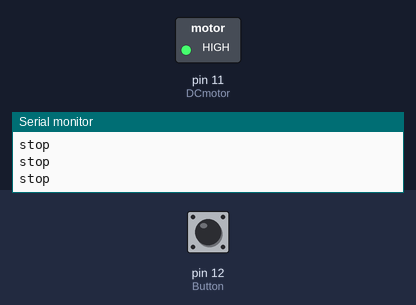
Simulated run of this sketch. Board: Arduino Uno, built with avr-gcc and run on an emulated ATmega328P. Shown: switched loads named in the sketch (green lamp = pin HIGH), the last lines printed to the serial monitor. The inputs (shaded band) are chosen by the test bench; at power-on: pin 12 (Button) LOW.

Above: at 1.2 s.
1.3 s: pin 12 (Button) pulled HIGH for 0.15 s
At 2.5 s:
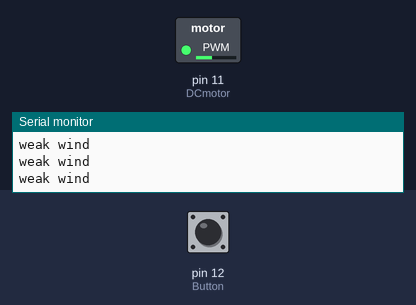
2.9 s: pin 12 (Button) pulled HIGH for 1 s
At 3.9 s:
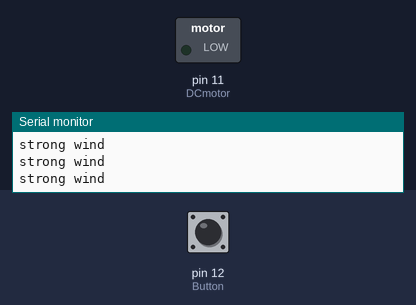
5.4 s: pin 12 (Button) pulled HIGH for 0.15 s
At 5.9 s:
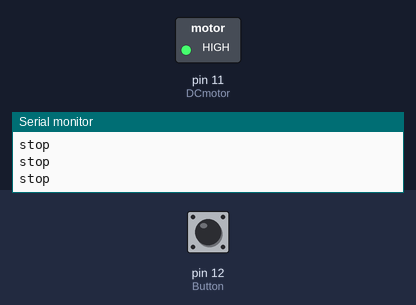
7.0 s: pin 12 (Button) pulsed HIGH 5 times (0.12 s each, 0.3 s apart)
At 8.7 s:
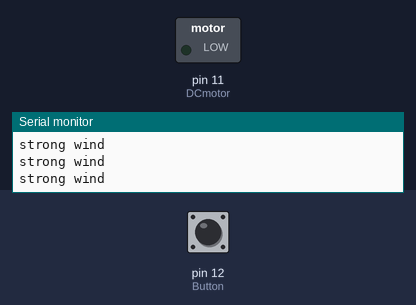
11.5 s: pin 12 (Button) pulled HIGH for 3.2 s
At 12.9 s:
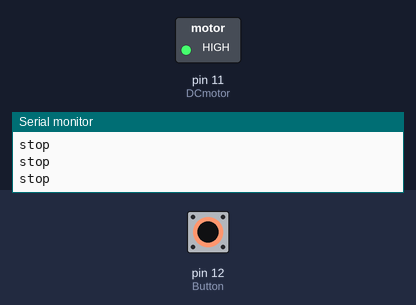
16.2 s: pin 12 (Button) driven HIGH
At 17.4 s:
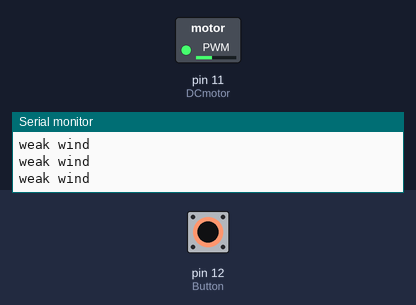
Timing chart, 0 to 19.2 s (numbered marks = the images above; inputs shaded):
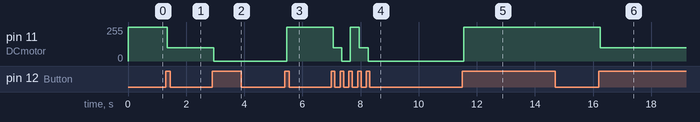

Measured:
- after the input at 1.3 s, pin 11 (DCmotor): 255/255 → 100/255 after 0.06 s
- after the input at 2.9 s, pin 11 (DCmotor): 100/255 → 0/255 after 0.06 s
- after the input at 5.4 s, pin 11 (DCmotor): 0/255 → 255/255 after 0.06 s
- after the input at 7.0 s, pin 11 (DCmotor): 255/255 → 100/255 after 0.06 s, → 0/255 0.30 s later, → 255/255 0.30 s later, → 100/255 0.30 s later, … (5 changes in this stretch)
- after the input at 11.5 s, pin 11 (DCmotor): 0/255 → 255/255 after 0.06 s
- after the input at 16.2 s, pin 11 (DCmotor): 255/255 → 100/255 after 0.05 s

The sketch:

speed_control_serial.ino
```cpp
const int DCmotor = 11; // 'DC'모터에 11값 입력 (디지털 핀 위치)
const int  Button = 12; // '푸시버튼'에 12값 입력 (디지털 핀 위치)

int button_push_counter = 0; // '버튼 누름 횟수' 변수 선언
int current_button_state = 0; // '현재 스위치 스위치 상태' 변수 선언
int previous_button_state = 0; // '이전 스위치 상태' 변수 선언

void setup() {
  pinMode(DCmotor, OUTPUT); // DC모터를 출력모드로 설정
  pinMode(Button, INPUT); // 푸시버튼을 입력모드로 설정

  Serial.begin(9600); // 시리얼 통신을 위한 보드레이트 설정
}

void loop() {
  current_button_state = digitalRead(Button);
  // 버튼에 입력 되어진 값을 읽어 현재 스위치 상태 변수에 저장

  if (current_button_state != previous_button_state) {
    // 만약 현재 스위치 상태 값과 이전의 스위치 상태 값이 다를 경우

    if (current_button_state == HIGH) { // 만약 버튼이 눌렸을 경우
      button_push_counter++; // 버튼 누름 횟수를 +1 증가
    }
    else {
    }
    delay(50); // 0.05초 딜레이
  }
  previous_button_state = current_button_state;
  // 현재 스위치 상태 값을 이전 스위치 값에 저장

  if (button_push_counter %3 == 1) {
    // 버튼 누름 횟수를 3으로 나눈 나머지가 1일 경우

    analogWrite(DCmotor, 100);
    // DC모터가 약하게 돌아가도록 설정 (값이 커질수록 약해짐)
    Serial.println("weak wind"); // 시리얼 포트에 "weak wind" 출력
  }
  else if(button_push_counter %3 == 2) {
    // 버틈 누름 횟수를 3으로 나눈 나머지가 2일 경우

    analogWrite(DCmotor, LOW); // DC모터가 강하게 돌아가도록 설정
    Serial.println("strong wind"); // 시리얼 포트에 "strong wind" 출력
  }
  else {
    digitalWrite(DCmotor, HIGH); // 그외에는 DC모터를 끔
    Serial.println("stop"); // 시리얼 포트에 "stop" 출력
  }
}
```
